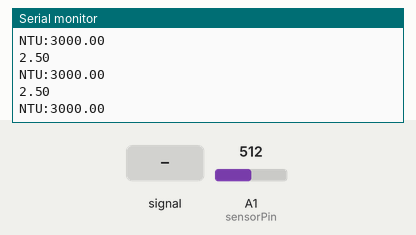
A sketch run on a simulated Arduino Uno, built with avr-gcc and run on an emulated ATmega328P. On the bench: the last lines printed to the serial monitor. The inputs (shaded band) are chosen by the test bench; at power-on: A1 (sensorPin) = 512.

Above: at 1.2 s.
1.3 s: A1 (sensorPin) fed a 200 Hz sine of ±81 counts around its level
At 1.52 s:
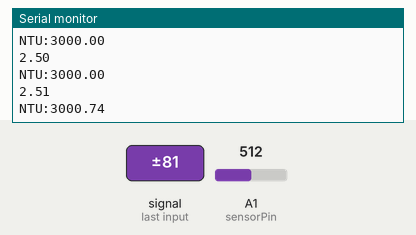
2.8 s: A1 (sensorPin) set to 716
At 3.04 s:
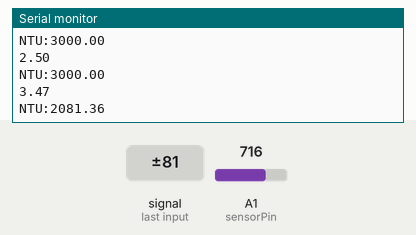
4.3 s: A1 (sensorPin) fed a 2 Hz sine of ±306 counts around its level
At 4.44 s:
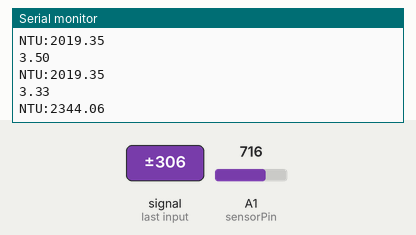
5.8 s: A1 (sensorPin) set to 810
At 5.84 s:
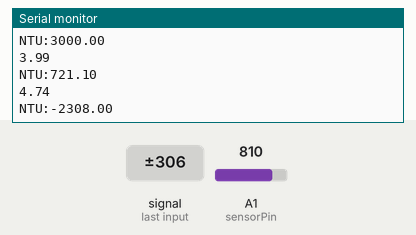
Timing chart, 0 to 8.3 s (numbered marks = the images above; inputs shaded):
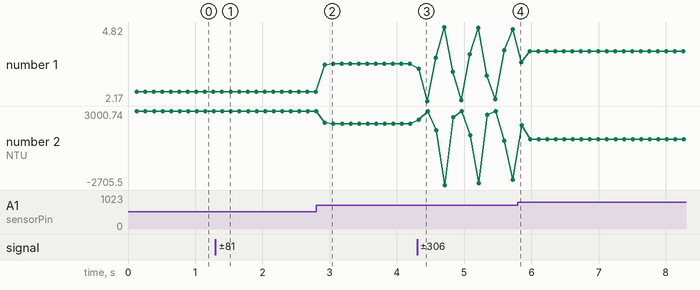

The sketch:

turbidity.ino
```cpp
int sensorPin = A1;
float volt;
float ntu;

void setup()
{
  Serial.begin(9600);

}

void loop()
{

    volt = 0;
    for(int i=0; i<800; i++)
    {
        volt += ((float)analogRead(sensorPin)/1023)*5;
    }
    volt = volt/800;
    volt = round_to_dp(volt,2);
    if(volt < 2.5){
      ntu = 3000;
    }else{
      ntu = -1120.4*square(volt)+5742.3*volt-4353.8;
    }
    Serial.println(volt);
    Serial.print("NTU:");
    Serial.println(ntu);
}

float round_to_dp( float in_value, int decimal_place )
{
  float multiplier = powf( 10.0f, decimal_place );
  in_value = roundf( in_value * multiplier ) / multiplier;
  return in_value;
}
```

Measured:
- after the input at 1.3 s, the serial monitor: prints a new line after 0.10 s (image 1)
- after the input at 2.8 s, the serial monitor: prints a new line after 0.12 s (image 2)
- after the input at 4.3 s, the serial monitor: prints a new line at once (image 3)
- plotted number 1: 2.5 → 3.5 after the input at 2.8 s, 3.5 → 4.74 after the input at 4.3 s, 4.74 → 3.96 after the input at 5.8 s
- plotted number 2: 3000 → 2019.35 after the input at 2.8 s, 2019.35 → -2308 after the input at 4.3 s, -2308 → 816.04 after the input at 5.8 s
